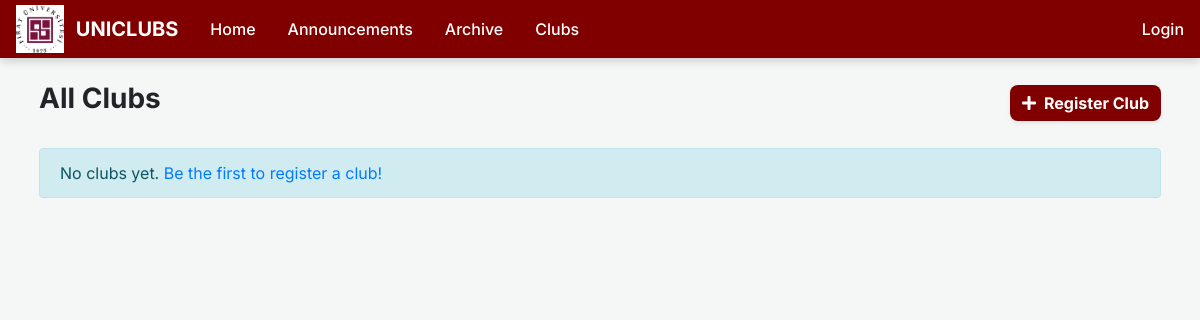
/clubs/, run on an earlier commit of the app's database.
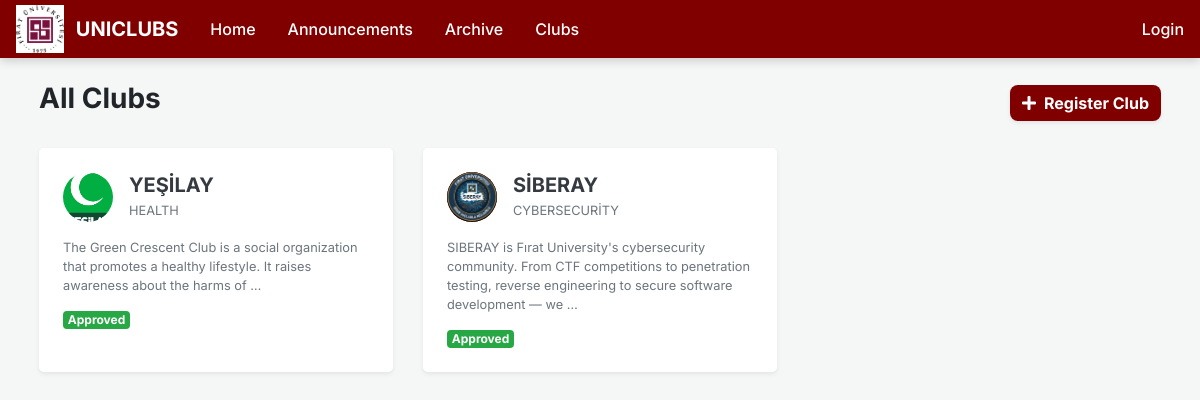
And on a later commit of the database.
### app/models.py (models this page shows, shortened)
class Club(models.Model): # Stores club profile, recruitment status, and admin links | Kulüp profili, alım durumu ve admin bağlantılarını tutar
    name = models.CharField(max_length=200)
    description = models.TextField(blank=True)
    logo = models.ImageField(upload_to='club_logos/', blank=True, null=True)
    category = models.CharField(max_length=100, blank=True)
    is_active = models.BooleanField(default=True)
    is_approved = models.BooleanField(default=False)
    is_recruiting = models.BooleanField(default=False)
    is_core_team_recruiting = models.BooleanField(default=False)
    leader = models.CharField(max_length=200, blank=True, null=True, help_text="Name of the club leader")
    created_at = models.DateTimeField(default=timezone.now)
    admin_user = models.OneToOneField(User, on_delete=models.SET_NULL, null=True, blank=True, related_name='managed_club')
    class Meta:
        ordering = ['-created_at']

### app/views.py (the view)
# urls.py: path('clubs/', views.club_list, name='club_list'),
def club_list(request):
    clubs = Club.objects.filter(is_active=True)
    return render(request, 'app/club_list.html', {'clubs': clubs})

### app/templates/app/club_list.html (shortened to what this page needs)
{% extends "app/layout.html" %}
{% block content %}
<div class="container-fluid px-4">
    <div class="d-flex justify-content-between align-items-center mb-4">
        <h3 class="font-weight-bold">All Clubs</h3>
        <a href="{% url 'club_add' %}" class="btn btn-maroon shadow-sm">
            <i class="fas fa-plus mr-2"></i>Register Club
        </a>
    </div>
    <div class="row">
        {% for club in clubs %}
        <div class="col-md-4 mb-4">
            <div class="card border-0 shadow-sm rounded-lg h-100 club-card">
                <div class="card-body p-4">
                    <div class="d-flex align-items-center mb-3">
                        <div class="rounded-circle d-flex align-items-center justify-content-center text-white mr-3 overflow-hidden" style="width:50px;height:50px;background-color:#800000;min-width:50px;">
                            {% if club.logo %}
                                <img src="{{ club.logo.url }}" style="width:100%; height:100%; object-fit:cover;">
                            {% else %}
                                <i class="fas fa-university"></i>
                            {% endif %}
                        </div>
                        <div>
                            <h5 class="font-weight-bold mb-0">
                                <a href="{% url 'club_detail' club.pk %}" class="text-dark">{{ club.name }}</a>
                            </h5>
                            <small class="text-muted">{{ club.category }}</small>
                        </div>
                    </div>
                    <p class="text-muted small">{{ club.description|truncatewords:20 }}</p>
                    <div class="d-flex justify-content-between align-items-center mt-3">
                        {% if club.is_approved %}
                            <span class="badge badge-success">Approved</span>
                        {% else %}
                            <span class="badge badge-warning">Pending</span>
                        {% endif %}
                    </div>
                </div>
            </div>
        </div>
        {% empty %}
        <div class="col-12">
            <div class="alert alert-info">
                No clubs yet. <a href="{% url 'club_add' %}">Be the first to register a club!</a>
            </div>
        </div>
        {% endfor %}
    </div>
</div>
{% endblock %}

What changed in the data, as far as the page shows it:
added Club: logo (picture), name "YEŞİLAY", category "HEALTH", description "The Green Crescent Club is a social organization that promotes a healthy lifestyle. It raises awareness about the harms of …", is_approved "Approved"
added Club: logo (picture), name "SİBERAY", category "CYBERSECURİTY", description "SIBERAY is Fırat University's cybersecurity community. From CTF competitions to penetration testing, reverse engineering to secure software development — we …", is_approved "Approved"
Also different on the page:
text no longer shown: "No clubs yet. Be the first to register a club!"
